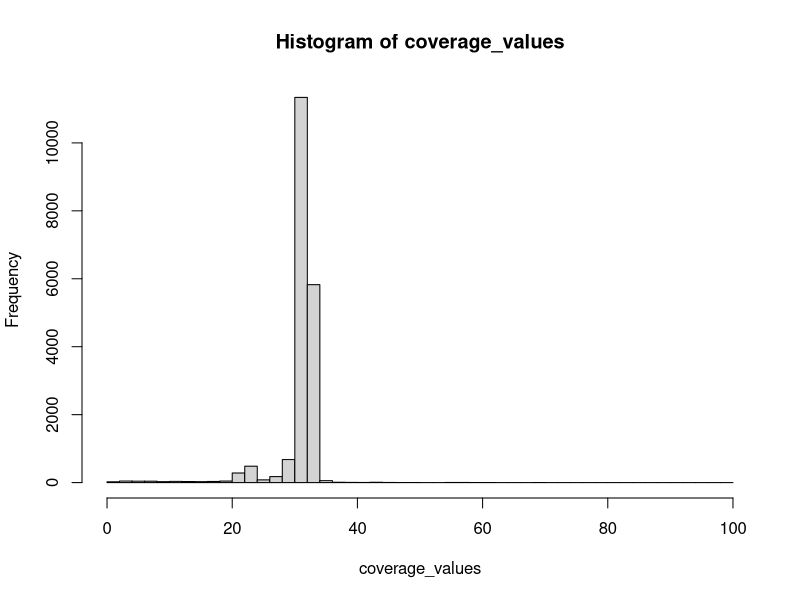

Write the R code that produced this figure.
setwd("C:/Users/meeth/Desktop/RP2Files")
tbl <- read.csv('Canonicalgenomecoverage.csv')
tbl2 <- read.csv('Canonicalexomecoverage.csv')

coverage_values = tbl$CDS_coverage
coverage_values2 = tbl2$CDS_coverage



# Define bin edges and labels
bin_edges <- seq(1, 151, by = 10)
bin_labels <- paste(bin_edges[-length(bin_edges)], "-", bin_edges[-1])

# Create bins and assign coverage values to bins
coverage_bins <- cut(coverage_values, breaks = bin_edges, labels = bin_labels, right = FALSE)
coverage_bins2 <- cut(coverage_values2, breaks = bin_edges, labels = bin_labels, right = FALSE)

# Print summary of coverage bins
print(table(coverage_bins))
print(table(coverage_bins2))
hist(coverage_values,50)












